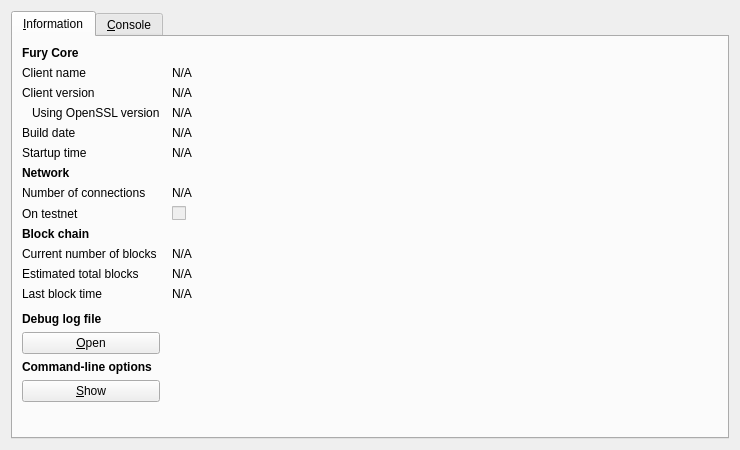
<?xml version="1.0" encoding="UTF-8"?>
<ui version="4.0">
 <class>RPCConsole</class>
 <widget class="QDialog" name="RPCConsole">
  <property name="geometry">
   <rect>
    <x>0</x>
    <y>0</y>
    <width>740</width>
    <height>450</height>
   </rect>
  </property>
  <property name="windowTitle">
   <string>Fury - Debug window</string>
  </property>
  <layout class="QVBoxLayout" name="verticalLayout_2">
   <item>
    <widget class="QTabWidget" name="tabWidget">
     <property name="currentIndex">
      <number>0</number>
     </property>
     <widget class="QWidget" name="tab_info">
      <attribute name="title">
       <string>&amp;Information</string>
      </attribute>
      <layout class="QGridLayout" name="gridLayout" columnstretch="0,1">
       <property name="horizontalSpacing">
        <number>12</number>
       </property>
       <item row="0" column="0">
        <widget class="QLabel" name="label_9">
         <property name="font">
          <font>
           <weight>75</weight>
           <bold>true</bold>
          </font>
         </property>
         <property name="text">
          <string>Fury Core</string>
         </property>
        </widget>
       </item>
       <item row="1" column="0">
        <widget class="QLabel" name="label_5">
         <property name="text">
          <string>Client name</string>
         </property>
        </widget>
       </item>
       <item row="1" column="1">
        <widget class="QLabel" name="clientName">
         <property name="cursor">
          <cursorShape>IBeamCursor</cursorShape>
         </property>
         <property name="text">
          <string>N/A</string>
         </property>
         <property name="textFormat">
          <enum>Qt::PlainText</enum>
         </property>
         <property name="textInteractionFlags">
          <set>Qt::LinksAccessibleByMouse|Qt::TextSelectableByKeyboard|Qt::TextSelectableByMouse</set>
         </property>
        </widget>
       </item>
       <item row="2" column="0">
        <widget class="QLabel" name="label_6">
         <property name="text">
          <string>Client version</string>
         </property>
        </widget>
       </item>
       <item row="2" column="1">
        <widget class="QLabel" name="clientVersion">
         <property name="cursor">
          <cursorShape>IBeamCursor</cursorShape>
         </property>
         <property name="text">
          <string>N/A</string>
         </property>
         <property name="textFormat">
          <enum>Qt::PlainText</enum>
         </property>
         <property name="textInteractionFlags">
          <set>Qt::LinksAccessibleByMouse|Qt::TextSelectableByKeyboard|Qt::TextSelectableByMouse</set>
         </property>
        </widget>
       </item>
       <item row="3" column="0">
        <widget class="QLabel" name="label_14">
         <property name="text">
          <string>Using OpenSSL version</string>
         </property>
         <property name="indent">
          <number>10</number>
         </property>
        </widget>
       </item>
       <item row="3" column="1">
        <widget class="QLabel" name="openSSLVersion">
         <property name="cursor">
          <cursorShape>IBeamCursor</cursorShape>
         </property>
         <property name="text">
          <string>N/A</string>
         </property>
         <property name="textFormat">
          <enum>Qt::PlainText</enum>
         </property>
         <property name="textInteractionFlags">
          <set>Qt::LinksAccessibleByMouse|Qt::TextSelectableByKeyboard|Qt::TextSelectableByMouse</set>
         </property>
        </widget>
       </item>
       <item row="4" column="0">
        <widget class="QLabel" name="label_12">
         <property name="text">
          <string>Build date</string>
         </property>
        </widget>
       </item>
       <item row="4" column="1">
        <widget class="QLabel" name="buildDate">
         <property name="cursor">
          <cursorShape>IBeamCursor</cursorShape>
         </property>
         <property name="text">
          <string>N/A</string>
         </property>
         <property name="textFormat">
          <enum>Qt::PlainText</enum>
         </property>
         <property name="textInteractionFlags">
          <set>Qt::LinksAccessibleByMouse|Qt::TextSelectableByKeyboard|Qt::TextSelectableByMouse</set>
         </property>
        </widget>
       </item>
       <item row="5" column="0">
        <widget class="QLabel" name="label_13">
         <property name="text">
          <string>Startup time</string>
         </property>
        </widget>
       </item>
       <item row="5" column="1">
        <widget class="QLabel" name="startupTime">
         <property name="cursor">
          <cursorShape>IBeamCursor</cursorShape>
         </property>
         <property name="text">
          <string>N/A</string>
         </property>
         <property name="textFormat">
          <enum>Qt::PlainText</enum>
         </property>
         <property name="textInteractionFlags">
          <set>Qt::LinksAccessibleByMouse|Qt::TextSelectableByKeyboard|Qt::TextSelectableByMouse</set>
         </property>
        </widget>
       </item>
       <item row="6" column="0">
        <widget class="QLabel" name="label_11">
         <property name="font">
          <font>
           <weight>75</weight>
           <bold>true</bold>
          </font>
         </property>
         <property name="text">
          <string>Network</string>
         </property>
        </widget>
       </item>
       <item row="7" column="0">
        <widget class="QLabel" name="label_7">
         <property name="text">
          <string>Number of connections</string>
         </property>
        </widget>
       </item>
       <item row="7" column="1">
        <widget class="QLabel" name="numberOfConnections">
         <property name="cursor">
          <cursorShape>IBeamCursor</cursorShape>
         </property>
         <property name="text">
          <string>N/A</string>
         </property>
         <property name="textFormat">
          <enum>Qt::PlainText</enum>
         </property>
         <property name="textInteractionFlags">
          <set>Qt::LinksAccessibleByMouse|Qt::TextSelectableByKeyboard|Qt::TextSelectableByMouse</set>
         </property>
        </widget>
       </item>
       <item row="8" column="0">
        <widget class="QLabel" name="label_8">
         <property name="text">
          <string>On testnet</string>
         </property>
        </widget>
       </item>
       <item row="8" column="1">
        <widget class="QCheckBox" name="isTestNet">
         <property name="enabled">
          <bool>false</bool>
         </property>
         <property name="text">
          <string/>
         </property>
        </widget>
       </item>
       <item row="9" column="0">
        <widget class="QLabel" name="label_10">
         <property name="font">
          <font>
           <weight>75</weight>
           <bold>true</bold>
          </font>
         </property>
         <property name="text">
          <string>Block chain</string>
         </property>
        </widget>
       </item>
       <item row="10" column="0">
        <widget class="QLabel" name="label_3">
         <property name="text">
          <string>Current number of blocks</string>
         </property>
        </widget>
       </item>
       <item row="10" column="1">
        <widget class="QLabel" name="numberOfBlocks">
         <property name="cursor">
          <cursorShape>IBeamCursor</cursorShape>
         </property>
         <property name="text">
          <string>N/A</string>
         </property>
         <property name="textFormat">
          <enum>Qt::PlainText</enum>
         </property>
         <property name="textInteractionFlags">
          <set>Qt::LinksAccessibleByMouse|Qt::TextSelectableByKeyboard|Qt::TextSelectableByMouse</set>
         </property>
        </widget>
       </item>
       <item row="11" column="0">
        <widget class="QLabel" name="label_4">
         <property name="text">
          <string>Estimated total blocks</string>
         </property>
        </widget>
       </item>
       <item row="11" column="1">
        <widget class="QLabel" name="totalBlocks">
         <property name="cursor">
          <cursorShape>IBeamCursor</cursorShape>
         </property>
         <property name="text">
          <string>N/A</string>
         </property>
         <property name="textFormat">
          <enum>Qt::PlainText</enum>
         </property>
         <property name="textInteractionFlags">
          <set>Qt::LinksAccessibleByMouse|Qt::TextSelectableByKeyboard|Qt::TextSelectableByMouse</set>
         </property>
        </widget>
       </item>
       <item row="12" column="0">
        <widget class="QLabel" name="label_2">
         <property name="text">
          <string>Last block time</string>
         </property>
        </widget>
       </item>
       <item row="12" column="1">
        <widget class="QLabel" name="lastBlockTime">
         <property name="cursor">
          <cursorShape>IBeamCursor</cursorShape>
         </property>
         <property name="text">
          <string>N/A</string>
         </property>
         <property name="textFormat">
          <enum>Qt::PlainText</enum>
         </property>
         <property name="textInteractionFlags">
          <set>Qt::LinksAccessibleByMouse|Qt::TextSelectableByKeyboard|Qt::TextSelectableByMouse</set>
         </property>
        </widget>
       </item>
       <item row="13" column="0">
        <spacer name="verticalSpacer_2">
         <property name="orientation">
          <enum>Qt::Vertical</enum>
         </property>
         <property name="sizeHint" stdset="0">
          <size>
           <width>20</width>
           <height>20</height>
          </size>
         </property>
        </spacer>
       </item>
       <item row="14" column="0">
        <widget class="QLabel" name="labelDebugLogfile">
         <property name="font">
          <font>
           <weight>75</weight>
           <bold>true</bold>
          </font>
         </property>
         <property name="text">
          <string>Debug log file</string>
         </property>
        </widget>
       </item>
       <item row="15" column="0">
        <widget class="QPushButton" name="openDebugLogfileButton">
         <property name="toolTip">
          <string>Open the Fury debug log file from the current data directory. This can take a few seconds for large log files.</string>
         </property>
         <property name="text">
          <string>&amp;Open</string>
         </property>
         <property name="autoDefault">
          <bool>false</bool>
         </property>
        </widget>
       </item>
       <item row="16" column="0">
        <widget class="QLabel" name="labelCLOptions">
         <property name="font">
          <font>
           <weight>75</weight>
           <bold>true</bold>
          </font>
         </property>
         <property name="text">
          <string>Command-line options</string>
         </property>
        </widget>
       </item>
       <item row="17" column="0">
        <widget class="QPushButton" name="showCLOptionsButton">
         <property name="toolTip">
          <string>Show the Fury-Qt help message to get a list with possible Fury command-line options.</string>
         </property>
         <property name="text">
          <string>&amp;Show</string>
         </property>
         <property name="autoDefault">
          <bool>false</bool>
         </property>
        </widget>
       </item>
       <item row="18" column="0">
        <spacer name="verticalSpacer">
         <property name="orientation">
          <enum>Qt::Vertical</enum>
         </property>
         <property name="sizeHint" stdset="0">
          <size>
           <width>20</width>
           <height>40</height>
          </size>
         </property>
        </spacer>
       </item>
      </layout>
     </widget>
     <widget class="QWidget" name="tab_console">
      <attribute name="title">
       <string>&amp;Console</string>
      </attribute>
      <layout class="QVBoxLayout" name="verticalLayout_3">
       <property name="spacing">
        <number>3</number>
       </property>
       <item>
        <widget class="QTextEdit" name="messagesWidget">
         <property name="minimumSize">
          <size>
           <width>0</width>
           <height>100</height>
          </size>
         </property>
         <property name="readOnly">
          <bool>true</bool>
         </property>
         <property name="tabKeyNavigation" stdset="0">
          <bool>false</bool>
         </property>
         <property name="columnCount" stdset="0">
          <number>2</number>
         </property>
        </widget>
       </item>
       <item>
        <layout class="QHBoxLayout" name="horizontalLayout">
         <property name="spacing">
          <number>3</number>
         </property>
         <item>
          <widget class="QLabel" name="label">
           <property name="text">
            <string notr="true">&gt;</string>
           </property>
          </widget>
         </item>
         <item>
          <widget class="QLineEdit" name="lineEdit"/>
         </item>
         <item>
          <widget class="QPushButton" name="clearButton">
           <property name="maximumSize">
            <size>
             <width>24</width>
             <height>24</height>
            </size>
           </property>
           <property name="toolTip">
            <string>Clear console</string>
           </property>
           <property name="text">
            <string/>
           </property>
           <property name="icon">
            <iconset resource="../bitcoin.qrc">
             <normaloff>:/icons/remove</normaloff>:/icons/remove</iconset>
           </property>
           <property name="shortcut">
            <string notr="true">Ctrl+L</string>
           </property>
           <property name="autoDefault">
            <bool>false</bool>
           </property>
          </widget>
         </item>
        </layout>
       </item>
      </layout>
     </widget>
    </widget>
   </item>
  </layout>
 </widget>
 <resources>
  <include location="../bitcoin.qrc"/>
 </resources>
 <connections/>
</ui>
